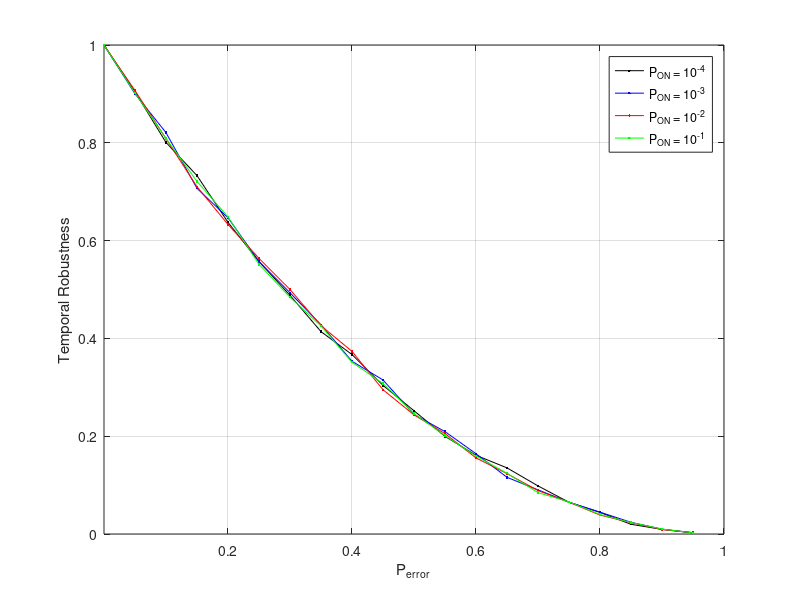

The MATLAB source for this figure:
%  read labels and x-y data
load RWP_10_4_trace_RandomErrors.dat;     %  read data into the my_xy matrix
Prob = RWP_10_4_trace_RandomErrors(:,2);     %  copy first column of my_xy into x
Err1 = RWP_10_4_trace_RandomErrors(:,3);     %  and second column into y

load RWP_10_3_trace_RandomErrors.dat;     %  read data into the my_xy matrix
Err2 = RWP_10_3_trace_RandomErrors(:,3);     %  and second column into y

load RWP_10_2_trace_RandomErrors.dat;     %  read data into the my_xy matrix
Err3 = RWP_10_2_trace_RandomErrors(:,3);     %  and second column into y

load RWP_10_1_trace_RandomErrors.dat;     %  read data into the my_xy matrix
Err4 = RWP_10_1_trace_RandomErrors(:,3);     %  and second column into y

plot(Prob,Err1,'k.-',Prob,Err2,'b.-',Prob,Err3,'r.-',Prob,Err4,'g.-');

xlabel('P_{error}');           % add axis labels and plot title
ylabel('Temporal Robustness');
axis([0.000075 1.000 0.0 1.000],[0.000075 1.000 0.0 1.000]);
%set(gca,'XGrid','on','YGrid','on');
%set(gca,'gridlinestyle','--')
grid on;
legend('P_{ON} = 10^{-4}','P_{ON} = 10^{-3}','P_{ON} = 10^{-2}','P_{ON} = 10^{-1}');

%title('Mean monthly precipitation at Portland International Airport');
%plot(Prob,EffSim,'bx-',Prob,EffTheor,'ro-');     %  plot precip vs. month with circles